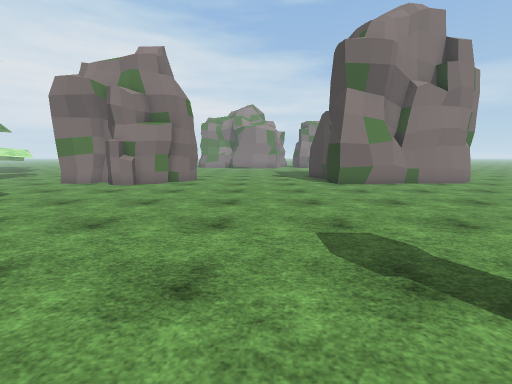
View 1 (above)

21 first-person views from a walk through a Unity game level. The camera is 1.4 m above the floor, tilts 8° down and sees 90° across. The floor is counted in squares, 1 m on a side. Each view is taken from the middle of a square. On the plan, view 1 faces up. The plan holds only what a view shows up to about 13 squares ahead; the rest is blank. The place goes on beyond the plan. The player character is not drawn. Some surface patterns are stand-ins.

View 2
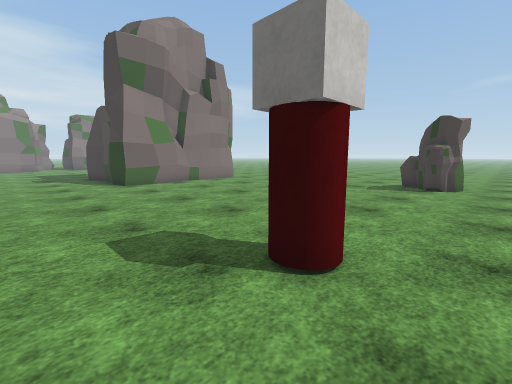

View 3
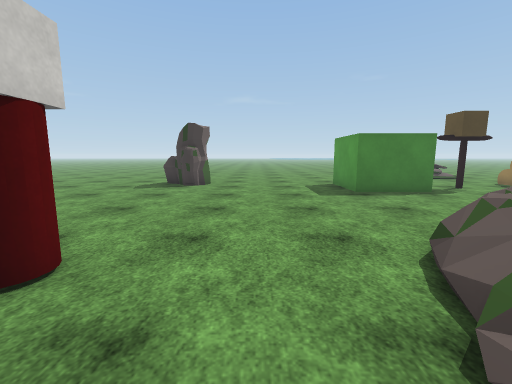

View 4
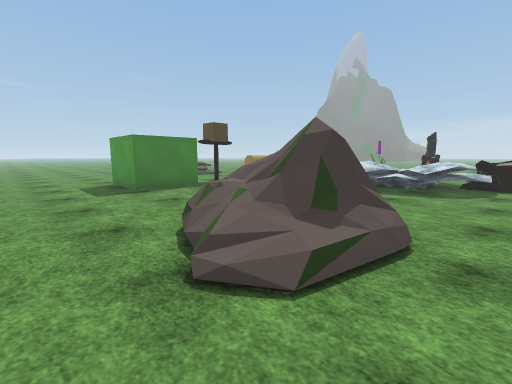

View 5
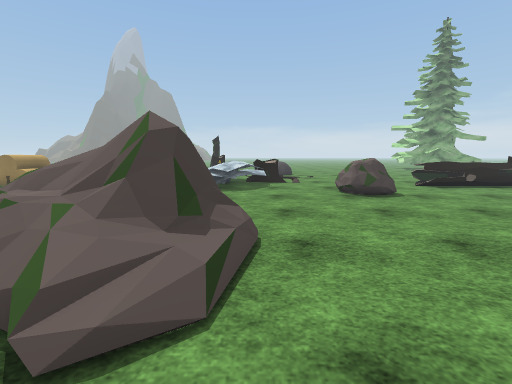

View 6
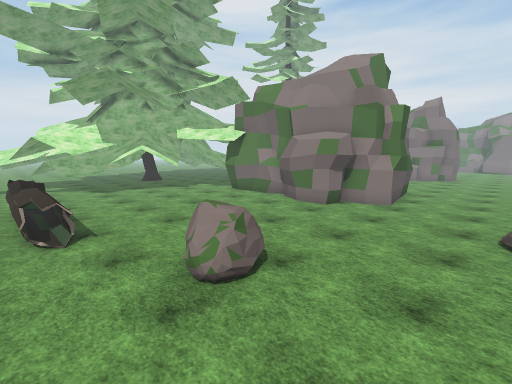

View 7
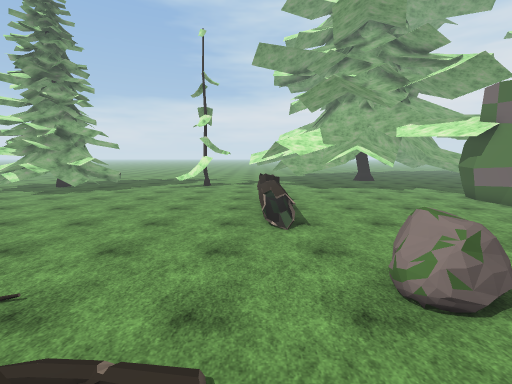

View 8
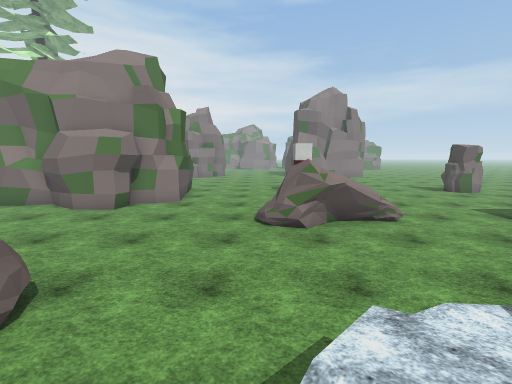

View 9
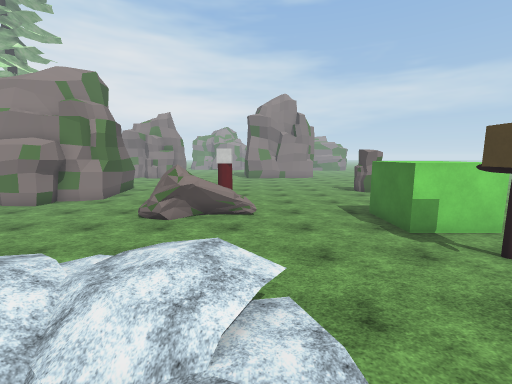

View 10
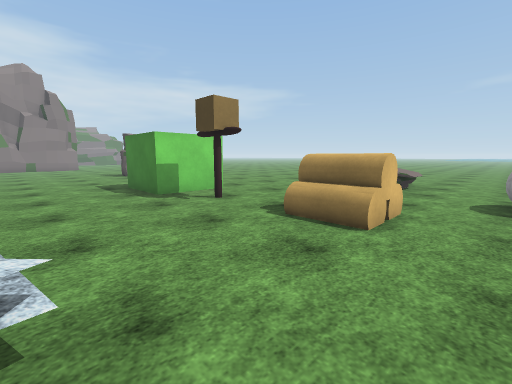

View 11
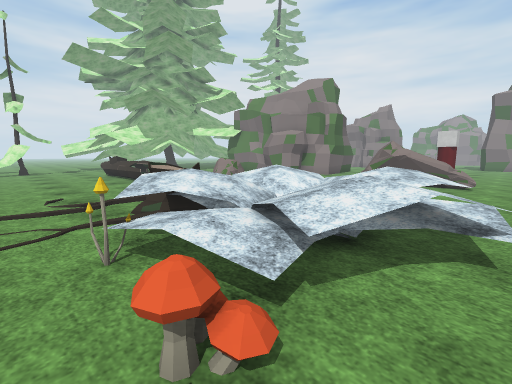

View 12
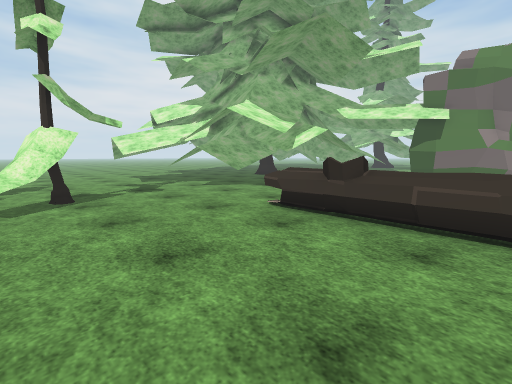

View 13
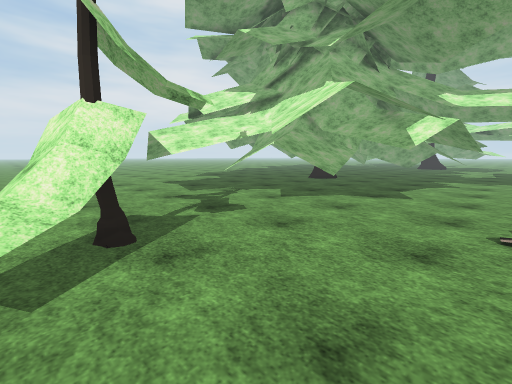

View 14
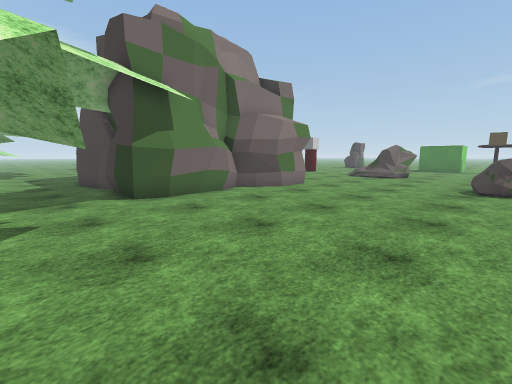

View 15
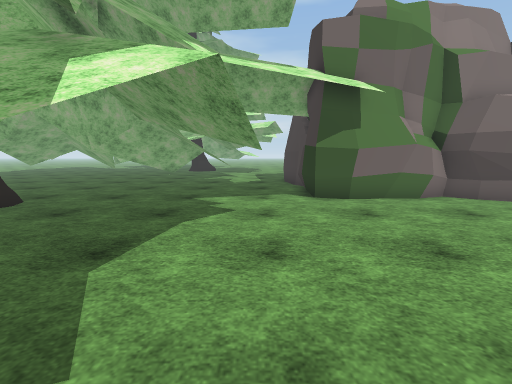

View 16
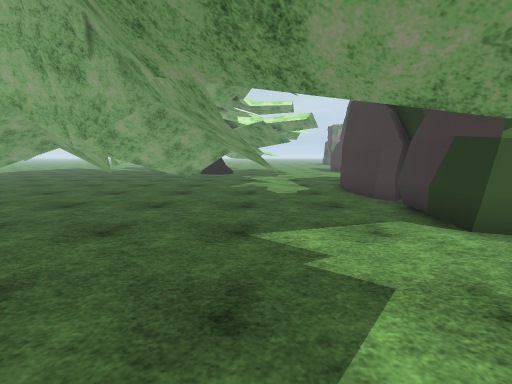

View 17
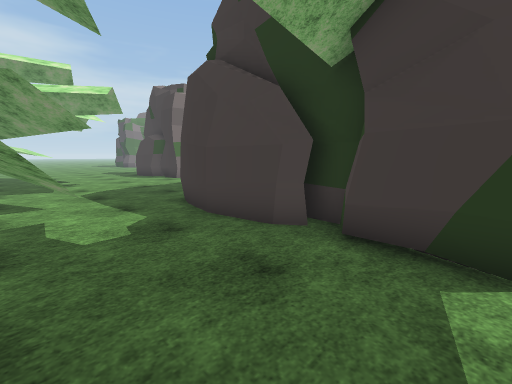

View 18
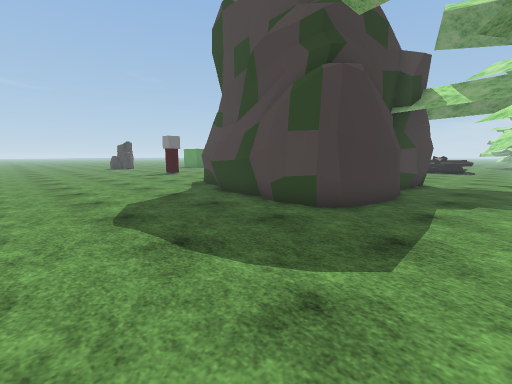

View 19
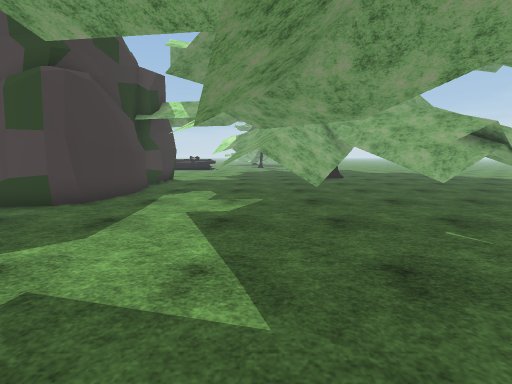

View 20
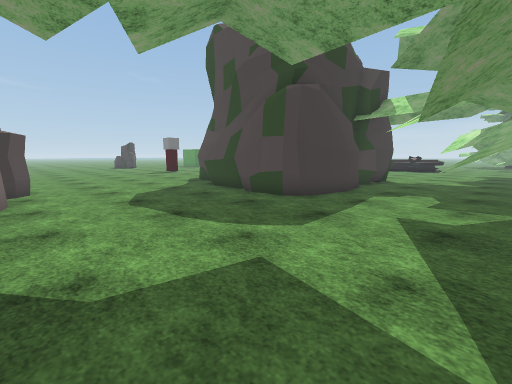

View 21
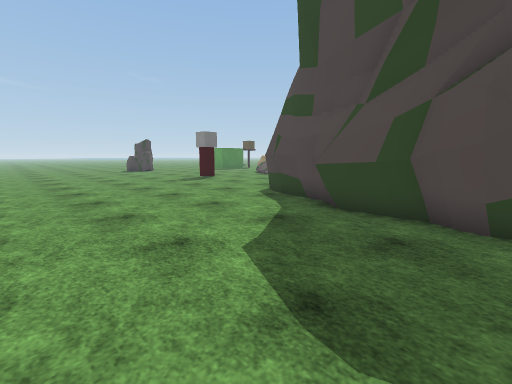

### Floor plan
Key: @ floor where view 1 was taken; # wall or solid block; . floor; / step, stairs or slope; = window, fence, low wall or low ledge; R rock; B hay bale; S stump; M mushroom; T thing the floor can be seen under or through; E tree; O other object.
Columns run from 24 left of view 1 to 12 right of it. Each row starts with its distance up from view 1.
 13      .........RR.RRR........######
 12    ..............R..................
 11   ..................................
 10  ..................................
  9  .................................
  8 .................................. ..
  7 .....................................
  6  ..........######....................
  5 ..........##    ###..................
  4 ...=# ....#       ##.................
  3 #.#####...#          ................
  2 ..# . #...#          .....OO........R
  1 .   ..#...##         ................
  0 ...... ...##        #...@............
 -1 ..........#        ##................
 -2 ..........#  ###  ##.................
 -3  .... ....####.####......///.........
 -4  #.......................   .........
 -5   ..... ................/R   R....###
 -6      ... .............../RRRR.....#
 -7      .............................#
 -8      .............................###
 -9     T.  .............................
-10     T..............RR..............O.
-11     T..............RRR.....= ........
-12     ................R..../   O.......
-13   .. .....O    OO.......O    /.....BB
-14  ........OOOOOOOO......./     O....BB
-15 ....................../      //....BB
-16 ....................../S     //......
-17 .....................././O///O. .....
-18 ....EE................/...MOM.
-19 ....EEE...................... .

Positions as (right, up) in squares from view 1, and headings:
1: (0, 0), facing up
2: (0, 0), facing up-right
3: (0, -1), facing right
4: (-1, -1), facing down-right
5: (0, -1), facing down
6: (0, -14), facing up-left
7: (0, -14), facing left
8: (0, -14), facing up
9: (5, -16), facing up
10: (6, -17), facing up-right
11: (6, -19), facing up-left
12: (-10, -19), facing up-left
13: (-15, -19), facing up-left
14: (-17, -11), facing up-right
15: (-16, -11), facing up
16: (-18, -7), facing up
17: (-18, -2), facing up-right
18: (-17, 12), facing down-right
19: (-19, 13), facing down
20: (-19, 13), facing down-right
21: (-12, 12), facing down-right
